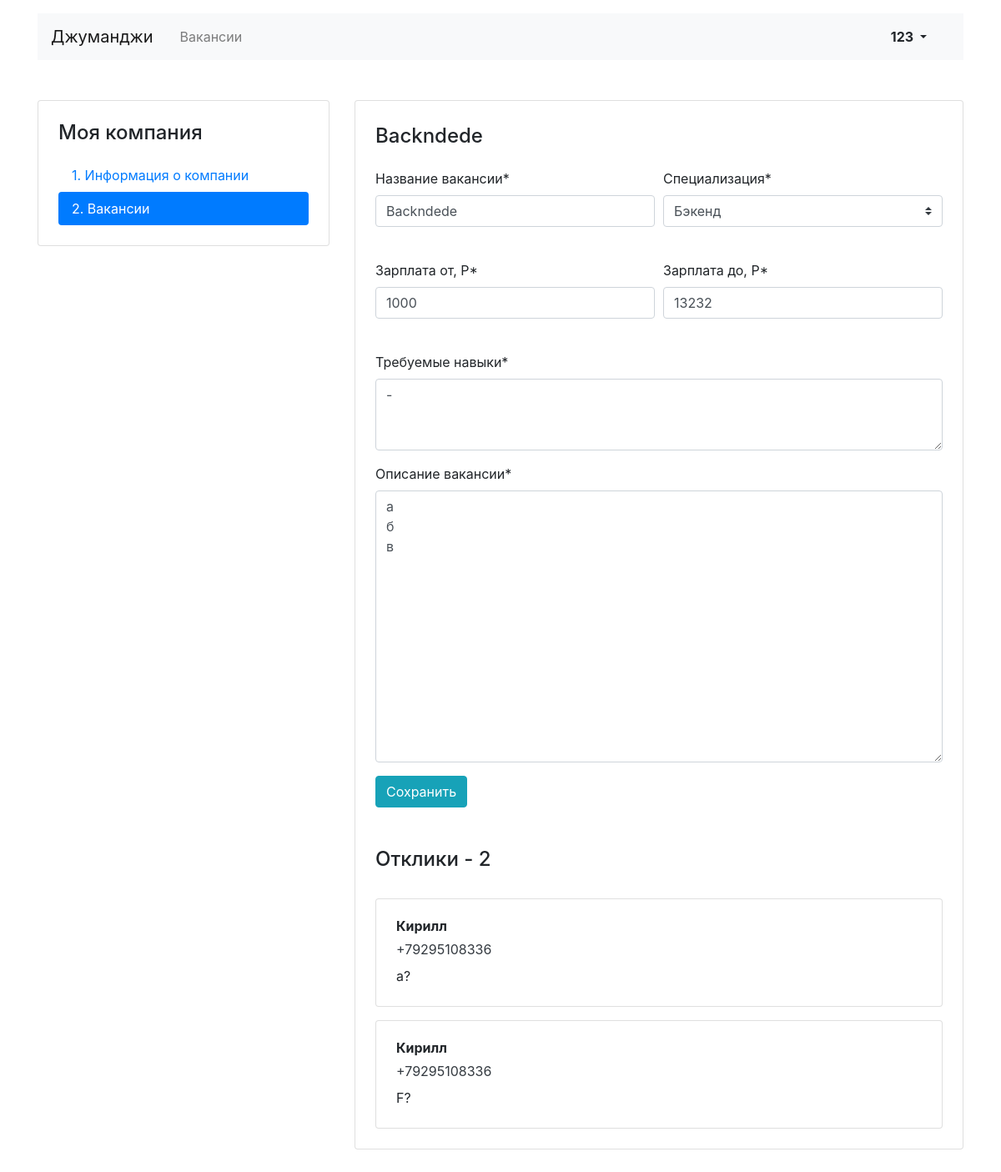
The page /mycompany/vacancies/1 (signed in) on the database its author committed.
### job_app/models.py (models this page shows, shortened)
class Vacancy(models.Model):
    title = models.CharField(max_length=64)
    specialty = models.ForeignKey(Specialty, on_delete=models.CASCADE, related_name='vacancies')
    company = models.ForeignKey(Company, on_delete=models.CASCADE, related_name='vacancies')
    skills = models.CharField(max_length=300)
    text = models.TextField()
    salary_min = models.IntegerField()
    salary_max = models.IntegerField()
    published_at = models.DateField(auto_now_add=True)

class Specialty(models.Model):
    code = models.CharField(max_length=32)
    title = models.CharField(max_length=64)
    picture = models.ImageField(upload_to=MEDIA_SPECIALITY_IMAGE_DIR)
    def __str__(self):
        return f'{self.title}'

class Application(models.Model):
    written_username = models.CharField(max_length=32)
    written_phone = PhoneNumberField(blank=False)
    written_cover_letter = models.TextField()
    vacancy = models.ForeignKey(Vacancy, on_delete=models.CASCADE, related_name='applications')
    user = models.ForeignKey(get_user_model(), on_delete=models.CASCADE, related_name='applications')

### job_app/views.py (the view, shortened to what this page needs)
# urls.py: path('mycompany/vacancies/<int:pk>', CompanyVacancyEdit.as_view(), name='company_vacancy_edit'),
class CompanyVacancyEdit(SuccessMessageMixin, UpdateView):
    success_message = 'Вакансия обновлена'
    model = Vacancy
    form_class = CompanyVacancyForm
    template_name = 'job_app/vacancy-edit.html'
    def get_context_data(self, **kwargs):
        context = super(CompanyVacancyEdit, self).get_context_data(**kwargs)
        context['applications'] = Application.objects.filter(
            vacancy=Vacancy.objects.get(id=self.kwargs['pk']))
        return context
    def dispatch(self, request, *args, **kwargs):
        try:
            Vacancy.objects.filter(company=Company.objects.filter(owner=self.request.user))
        except (Company.DoesNotExist, Vacancy.DoesNotExist, TypeError):
            raise Http404
        return super().dispatch(request, *args, **kwargs)

### job_app/context_processor.py (called while the page is built)
def default_data(request):
    return {
        'title': data.title,
        'subtitle': data.subtitle,
        'back': data.back,
        'next': data.next_step,
        'home': data.home,
    }

### job_app/templates/job_app/vacancy-edit.html (shortened to what this page needs)
{% extends 'job_app/base.html' %}
{% block container %}
{% load crispy_forms_tags %}
  <main class="container mt-3 pb-5">
    <div class="row mt-5">
    {% include 'job_app/company_left_menu.html' %}
      <div class="col-12 col-lg-8">
        <div class="card">
          <div class="card-body px-4 pb-4 tab-content">
            <section>
              <h2 class="h4 pt-2 pb-3">{% if form.title.value is None %}Создать вакансию{% else %}{{ form.title.value }}{% endif %}</h2>
              {% crispy form form.helper %}
                {% if 'create' not in request.path %}
                    <section id="applications">
                        <h2 class="h4 pt-5 pb-3">Отклики - {{ applications.count }}</h2>
                        {% for application in applications %}
                          <div class="card mt-3">
                            <div class="card-body px-4">
                              <p class="mb-1 font-weight-bold">{{ application.written_username }}</p>
                              <p class="mb-2"><a href="tel:{{ application.written_phone }}" class="text-dark">{{ application.written_phone }}</a></p>
                              <p class="mb-1">{{ application.written_cover_letter }}</p>
                            </div>
                          </div>
                    {% endfor %}
                    </section>
                {% endif %}
            </section>
          </div>
        </div>
      </div>
    </div>
  </main>
{% endblock %}

### job_app/templates/job_app/base.html (shortened to what this page needs)
<!DOCTYPE html>
<html lang="ru">
<head>
  <link rel="stylesheet" href="https://stackpath.bootstrapcdn.com/bootstrap/4.3.1/css/bootstrap.min.css">
</head>
<body>
  <header class="container mt-3">
    <nav class="navbar navbar-expand-lg navbar-light bg-light">
      <a class="navbar-brand mr-4" href="{% url 'home' %}">{{ title }}</a>
      <div class="collapse navbar-collapse justify-content-between" id="navbarNav">
        <ul class="navbar-nav col-10">
          <li class="nav-item">
            <a class="nav-link" href="{% url 'vacancies' %}">{{ subtitle }}</a>
          </li>
        </ul>
      <ul class="navbar-nav col-2 justify-content-end">
          <li class="nav-item active">
              {% if user.is_authenticated %}
                <div class="btn-group">
                  <button type="button" class="btn dropdown-toggle font-weight-bold" data-toggle="dropdown" aria-haspopup="true" aria-expanded="false">
                    {{ user.username }}
                  </button>
                </div>
              {% else %}
                 <a href="{% url 'login' %}" class="nav-link font-weight-bold">Вход</a>
              {% endif %}
         </li>
       </ul>
      </div>
    </nav>
  </header>
{% block container %} {% endblock %}
</body>
</html>

### job_app/templates/job_app/company_left_menu.html
<div class="col-12 col-lg-4">
<aside class="pt-3 pb-4 px-4 mb-5 card">
  <h1 class="h4 pt-2 pb-2">Моя компания</h1>
  <div class="nav flex-column nav-pills">
    <a class="nav-link {% if 'vacancies' not in request.path %}active{% endif %}" href="{% url 'company_edit' %}">1. Информация о&nbsp;компании</a>
    <a class="nav-link {% if 'vacancies' in request.path %}active{% endif %}" href="{% url 'company_vacancies' %}">2. Вакансии</a>
  </div>
</aside>
</div>

### rows shown on the page
Vacancy: title.value "Backndede", title "Backndede", specialty "Бэкенд", salary_min "1000", salary_max "13232", skills "-", text "а б в"
Application: written_username "Кирилл", written_phone "+79295108336", written_cover_letter "а?"
Application: written_username "Кирилл", written_phone "+79295108336", written_cover_letter "F?"

### other values the page prints
{{ title }} "Джуманджи"
{{ subtitle }} "Вакансии"
{{ user.username }} "123"
{{ applications.count }} "2"
